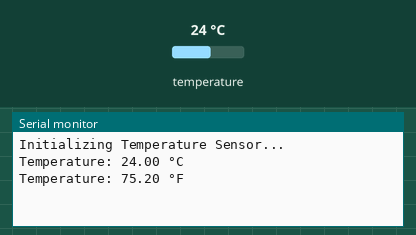
This sketch was run on a simulated ESP8266 (NodeMCU). Parts: the last lines printed to the serial monitor. The test bench sets the inputs (shaded band); at power-on: temperature 24 °C.

Above: at 1.5 s.
1.6 s: temperature set to 12 °C
At 2.9 s:
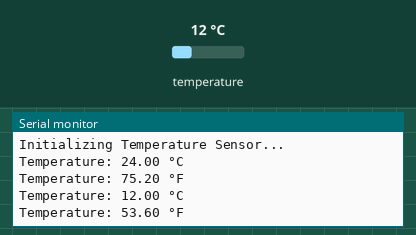
3.1 s: temperature set to 19 °C
At 4.4 s:
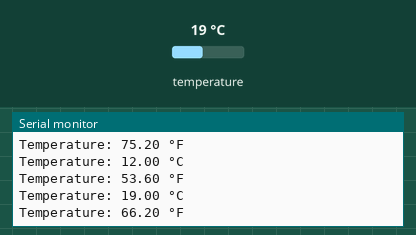
Timing chart, 0 to 6.1 s (numbered marks = the images above; inputs shaded):
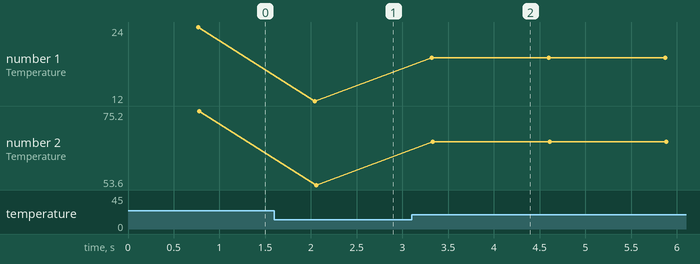

The sketch:

temp_esp.ino
```cpp
#include <OneWire.h>
#include <DallasTemperature.h>

// Data wire is connected to GPIO4 (D2 on NodeMCU)
#define ONE_WIRE_BUS D4

// Setup a oneWire instance to communicate with the DS18B20
OneWire oneWire(ONE_WIRE_BUS);

// Pass the oneWire reference to DallasTemperature library
DallasTemperature sensors(&oneWire);

void setup(void)
{
  // Start the Serial communication
  Serial.begin(9600);
  Serial.println("Initializing Temperature Sensor...");

  // Start up the DallasTemperature library
  sensors.begin();
}

void loop(void)
{
  // Send the command to get temperatures
  sensors.requestTemperatures();

  // Print the temperature in Celsius
  Serial.print("Temperature: ");
  Serial.print(sensors.getTempCByIndex(0)); // Index 0 assumes a single sensor
  Serial.println(" °C");

  // Print the temperature in Fahrenheit
  Serial.print("Temperature: ");
  Serial.print((sensors.getTempCByIndex(0) * 9.0) / 5.0 + 32.0);
  Serial.println(" °F");

  delay(500);
}
```

Measured:
- after the input at 1.6 s, the serial monitor: prints a new line after 0.44 s (image 1)
- after the input at 3.1 s, the serial monitor: prints a new line after 0.22 s (image 2)
- plotted number 1: 24 → 12 after the input at 1.6 s, 12 → 19 after the input at 3.1 s
- plotted number 2: 75.2 → 53.6 after the input at 1.6 s, 53.6 → 66.2 after the input at 3.1 s
